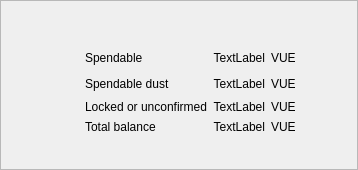
<?xml version="1.0" encoding="UTF-8"?>
<ui version="4.0">
 <class>BalanceFrame</class>
 <widget class="QFrame" name="BalanceFrame">
  <property name="geometry">
   <rect>
    <x>0</x>
    <y>0</y>
    <width>358</width>
    <height>170</height>
   </rect>
  </property>
  <property name="sizePolicy">
   <sizepolicy hsizetype="Expanding" vsizetype="Expanding">
    <horstretch>0</horstretch>
    <verstretch>0</verstretch>
   </sizepolicy>
  </property>
  <property name="windowTitle">
   <string>Frame</string>
  </property>
  <property name="frameShape">
   <enum>QFrame::StyledPanel</enum>
  </property>
  <property name="frameShadow">
   <enum>QFrame::Raised</enum>
  </property>
  <layout class="QGridLayout" name="gridLayout">
   <item row="6" column="5">
    <widget class="QLabel" name="m_overviewLockedOrUnconfirmedBalanceLabel">
     <property name="sizePolicy">
      <sizepolicy hsizetype="Minimum" vsizetype="Preferred">
       <horstretch>0</horstretch>
       <verstretch>0</verstretch>
      </sizepolicy>
     </property>
     <property name="cursor">
      <cursorShape>PointingHandCursor</cursorShape>
     </property>
     <property name="toolTip">
      <string>Click to copy</string>
     </property>
     <property name="text">
      <string>TextLabel</string>
     </property>
     <property name="alignment">
      <set>Qt::AlignRight|Qt::AlignTrailing|Qt::AlignVCenter</set>
     </property>
    </widget>
   </item>
   <item row="5" column="5">
    <widget class="QLabel" name="m_overviewSpendableDustBalanceLabel">
     <property name="sizePolicy">
      <sizepolicy hsizetype="Minimum" vsizetype="Preferred">
       <horstretch>0</horstretch>
       <verstretch>0</verstretch>
      </sizepolicy>
     </property>
     <property name="cursor">
      <cursorShape>PointingHandCursor</cursorShape>
     </property>
     <property name="toolTip">
      <string>Click to copy</string>
     </property>
     <property name="text">
      <string>TextLabel</string>
     </property>
     <property name="alignment">
      <set>Qt::AlignRight|Qt::AlignTrailing|Qt::AlignVCenter</set>
     </property>
    </widget>
   </item>
   <item row="8" column="4" colspan="3">
    <spacer name="verticalSpacer">
     <property name="orientation">
      <enum>Qt::Vertical</enum>
     </property>
     <property name="sizeType">
      <enum>QSizePolicy::Expanding</enum>
     </property>
     <property name="sizeHint" stdset="0">
      <size>
       <width>20</width>
       <height>0</height>
      </size>
     </property>
    </spacer>
   </item>
   <item row="4" column="4">
    <widget class="QLabel" name="m_overviewSpendableBalanceTextLabel">
     <property name="text">
      <string>Spendable</string>
     </property>
     <property name="indent">
      <number>0</number>
     </property>
    </widget>
   </item>
   <item row="4" column="5">
    <widget class="QLabel" name="m_overviewSpendableBalanceLabel">
     <property name="sizePolicy">
      <sizepolicy hsizetype="Minimum" vsizetype="Preferred">
       <horstretch>0</horstretch>
       <verstretch>0</verstretch>
      </sizepolicy>
     </property>
     <property name="cursor">
      <cursorShape>PointingHandCursor</cursorShape>
     </property>
     <property name="toolTip">
      <string>Click to copy</string>
     </property>
     <property name="text">
      <string>TextLabel</string>
     </property>
     <property name="alignment">
      <set>Qt::AlignRight|Qt::AlignTrailing|Qt::AlignVCenter</set>
     </property>
    </widget>
   </item>
   <item row="7" column="6">
    <widget class="QLabel" name="m_overviewTotalBalanceTickerLabel">
     <property name="text">
      <string>VUE</string>
     </property>
    </widget>
   </item>
   <item row="7" column="4">
    <widget class="QLabel" name="m_overviewTotalBalanceTextLabel">
     <property name="text">
      <string>Total balance</string>
     </property>
     <property name="indent">
      <number>0</number>
     </property>
    </widget>
   </item>
   <item row="6" column="6">
    <widget class="QLabel" name="m_overviewLockedOrUnconfirmedBalanceTickerLabel">
     <property name="text">
      <string>VUE</string>
     </property>
     <property name="indent">
      <number>0</number>
     </property>
    </widget>
   </item>
   <item row="3" column="4">
    <spacer name="verticalSpacer_8">
     <property name="orientation">
      <enum>Qt::Vertical</enum>
     </property>
     <property name="sizeType">
      <enum>QSizePolicy::Fixed</enum>
     </property>
     <property name="sizeHint" stdset="0">
      <size>
       <width>20</width>
       <height>0</height>
      </size>
     </property>
    </spacer>
   </item>
   <item row="4" column="3">
    <spacer name="horizontalSpacer_4">
     <property name="orientation">
      <enum>Qt::Horizontal</enum>
     </property>
     <property name="sizeType">
      <enum>QSizePolicy::Fixed</enum>
     </property>
     <property name="sizeHint" stdset="0">
      <size>
       <width>10</width>
       <height>20</height>
      </size>
     </property>
    </spacer>
   </item>
   <item row="6" column="4">
    <widget class="QLabel" name="m_overviewLockedOrUnconfirmedBalanceTextLabel">
     <property name="text">
      <string>Locked or unconfirmed</string>
     </property>
     <property name="indent">
      <number>0</number>
     </property>
    </widget>
   </item>
   <item row="4" column="6">
    <widget class="QLabel" name="m_overviewSpendableBalanceTickerLabel">
     <property name="text">
      <string>VUE</string>
     </property>
     <property name="indent">
      <number>0</number>
     </property>
    </widget>
   </item>
   <item row="7" column="5">
    <widget class="QLabel" name="m_overviewTotalBalanceLabel">
     <property name="sizePolicy">
      <sizepolicy hsizetype="Minimum" vsizetype="Preferred">
       <horstretch>0</horstretch>
       <verstretch>0</verstretch>
      </sizepolicy>
     </property>
     <property name="cursor">
      <cursorShape>PointingHandCursor</cursorShape>
     </property>
     <property name="toolTip">
      <string>Click to copy</string>
     </property>
     <property name="text">
      <string>TextLabel</string>
     </property>
     <property name="alignment">
      <set>Qt::AlignRight|Qt::AlignTrailing|Qt::AlignVCenter</set>
     </property>
    </widget>
   </item>
   <item row="5" column="6">
    <widget class="QLabel" name="m_overviewSpendableDustBalanceTickerLabel">
     <property name="text">
      <string>VUE</string>
     </property>
     <property name="indent">
      <number>0</number>
     </property>
    </widget>
   </item>
   <item row="5" column="4">
    <widget class="QLabel" name="m_overviewSpendableDustBalanceTextLabel">
     <property name="text">
      <string>Spendable dust</string>
     </property>
     <property name="indent">
      <number>0</number>
     </property>
    </widget>
   </item>
   <item row="1" column="4">
    <spacer name="verticalSpacer_2">
     <property name="orientation">
      <enum>Qt::Vertical</enum>
     </property>
     <property name="sizeType">
      <enum>QSizePolicy::Expanding</enum>
     </property>
     <property name="sizeHint" stdset="0">
      <size>
       <width>20</width>
       <height>0</height>
      </size>
     </property>
    </spacer>
   </item>
   <item row="2" column="2" rowspan="6">
    <widget class="QLabel" name="m_overviewBalanceIconLabel">
     <property name="text">
      <string/>
     </property>
     <property name="pixmap">
      <pixmap resource="resources.qrc">:/icons/actual_balance</pixmap>
     </property>
    </widget>
   </item>
   <item row="5" column="0">
    <spacer name="horizontalSpacer_2">
     <property name="orientation">
      <enum>Qt::Horizontal</enum>
     </property>
     <property name="sizeHint" stdset="0">
      <size>
       <width>20</width>
       <height>20</height>
      </size>
     </property>
    </spacer>
   </item>
   <item row="5" column="7">
    <spacer name="horizontalSpacer">
     <property name="orientation">
      <enum>Qt::Horizontal</enum>
     </property>
     <property name="sizeHint" stdset="0">
      <size>
       <width>20</width>
       <height>20</height>
      </size>
     </property>
    </spacer>
   </item>
  </layout>
 </widget>
 <resources>
  <include location="resources.qrc"/>
 </resources>
 <connections/>
</ui>
